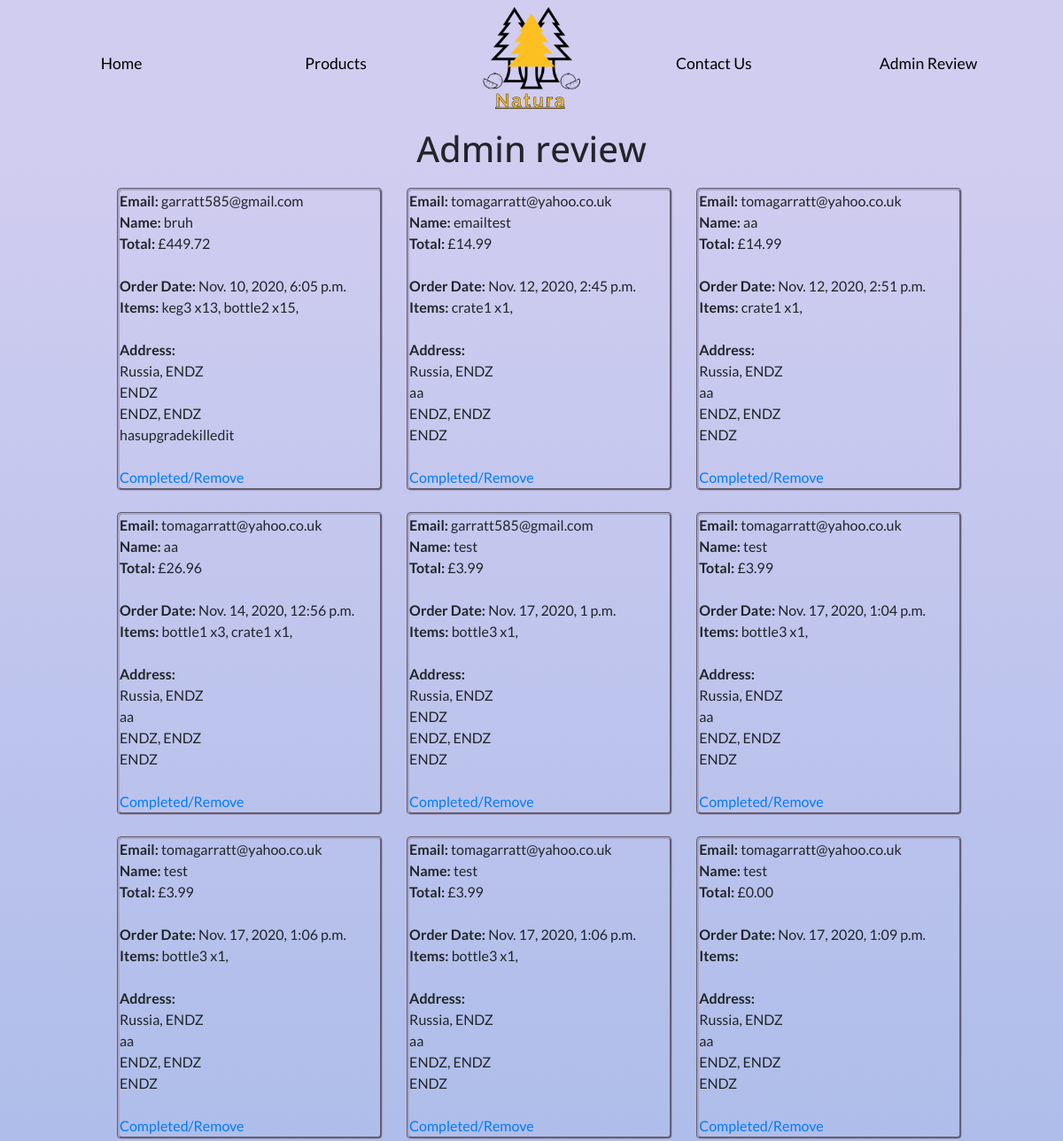
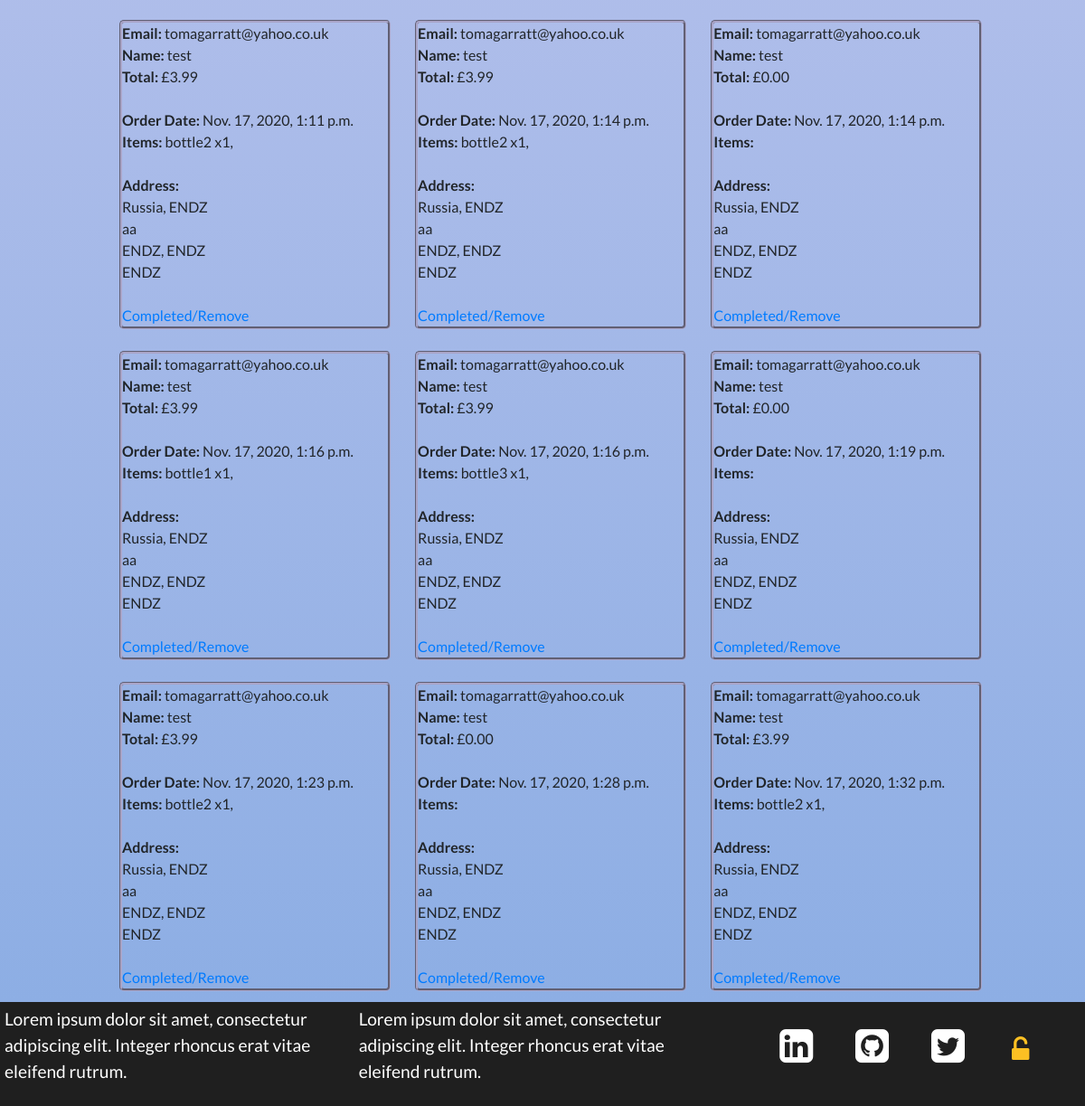
Page /admin_review (signed in) on the earlier database version (2 pictures, top to bottom).
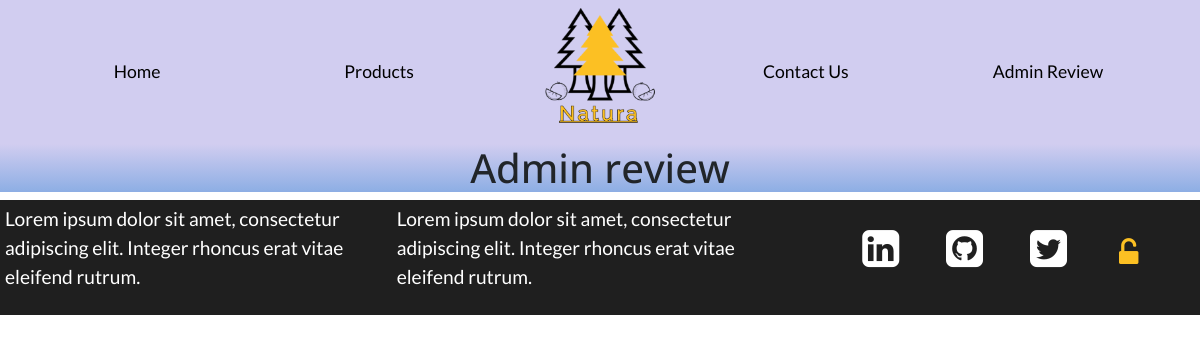
Same page on the later database version.
### cart/models.py (models this page shows, shortened)
class CheckoutUserInfo(models.Model):
    user_email = models.EmailField(verbose_name='E-mail', max_length=30)
    user_name = models.CharField(verbose_name='Full name', max_length=60)
    user_country = models.CharField(verbose_name='Country', max_length=60)
    user_city = models.CharField(verbose_name='City', max_length=60)
    user_line1 = models.CharField(verbose_name='Address line 1', max_length=60)
    user_line2 = models.CharField(verbose_name='Address line 2', max_length=60)
    user_postcode = models.CharField(verbose_name='Postcode', max_length=60)
    user_countystate = models.CharField(verbose_name='County/State', max_length=60)
    user_price_total = models.DecimalField(max_digits=10, default=0, decimal_places=2)
    user_items = models.CharField(default="", max_length=1000)
    order_date = models.DateTimeField(
        blank=True, null=True, default=timezone.now)

### admin_review/views.py (the view)
# urls.py: path(r'admin_review', admin_review, name='admin_review'),
@staff_member_required(login_url='sign_in')
def admin_review(request):
    all_checkoutuserinfo = CheckoutUserInfo.objects.all()
    return render(request, "../templates/admin_review.html",
        {"all_checkoutuserinfo": all_checkoutuserinfo})

### templates/admin_review.html (shortened to what this page needs)
{%extends "base.html"%}
{%block heading%}
Admin review
{%endblock%}
{%block content%}
    <div class="order-list">
        {%for all_checkoutuserinfo in all_checkoutuserinfo%}
            <div class="order">
                <div>
                    <b>Email:  </b>{{all_checkoutuserinfo.user_email}}
                </div>
                <div>
                    <b>Name:  </b>{{all_checkoutuserinfo.user_name}}
                </div>
                <div>
                    <b>Total:  </b>£{{all_checkoutuserinfo.user_price_total}}
                </div>
                <br>
                <div>
                    <b>Order Date:  </b>{{all_checkoutuserinfo.order_date}}
                </div>
                <div>
                    <b>Items:  </b>{{all_checkoutuserinfo.user_items}}
                </div>
                <br>
                <div>
                    <div><b>Address: </b></div>
                    <div>{{all_checkoutuserinfo.user_country}}, {{all_checkoutuserinfo.user_city}}</div>
                    <div>{{all_checkoutuserinfo.user_countystate}}</div>
                    <div>{{all_checkoutuserinfo.user_line1}}, {{all_checkoutuserinfo.user_line2}}</div>
                    <div>{{all_checkoutuserinfo.user_postcode}}</div>
                </div>
                <br>
                <div>
                    <a href="{% url 'infopk_delete' all_checkoutuserinfo.id %}">Completed/Remove</a>
                </div>
            </div>
        {%endfor%}
    </div>
{%endblock%}

### templates/base.html (shortened to what this page needs)
{%load static%}
<html>
<head>
    <link rel="stylesheet" href="https://stackpath.bootstrapcdn.com/bootstrap/4.4.1/css/bootstrap.min.css">
    <link href="https://stackpath.bootstrapcdn.com/font-awesome/4.7.0/css/font-awesome.min.css" rel="stylesheet">
    <link rel="stylesheet" href="{%static 'css/main.css'%}">
</head>
<body>
    <nav class="navbar navbar-base navbar-expand-lg">
        <div class="collapse navbar-collapse justify-content-center row" id="navbarNav">
            <ul class="navbar-nav col-md-5 row">
                <li class="nav-item active col-md-6">
                    <a class="nav-link" href="{%url 'home'%}">Home</a>
                </li>
                <li class="nav-item col-6">
                    <a class="nav-link" href="{%url 'products'%}">Products</a>
                </li>
            </ul>
                <a class="nav-natura col-md-2" href="{%url 'home'%}"></a>
            <ul class="navbar-nav col-md-5 row">
                <li class="nav-item col-6">
                    <a class="nav-link nav-link-hp" href="{%url 'contact_us'%}">Contact Us</a>
                </li>
                {%if user.is_superuser %}
                    <li class="nav-item col-6">
                        <a class="nav-link" href="{%url 'admin_review'%}">Admin Review</a>
                    </li>
                {%endif%}
            </ul>
        </div>
    </nav>
<div class="content-page">
    <h1 class="page-title">
        {%block heading%}
        {%endblock%}
    </h1>
    <div>
        {%block content%}
        {%endblock%}
    </div>
</div>
<div>
    <footer class="footer">
        <div class="row">
            <div class="col-md-8 row">
                <div class="col-md-6">
                    <div>Lorem ipsum dolor sit amet, consectetur adipiscing elit. Integer rhoncus erat vitae eleifend rutrum.</div>
                </div>
                <div class="col-md-6">
                    <div>Lorem ipsum dolor sit amet, consectetur adipiscing elit. Integer rhoncus erat vitae eleifend rutrum.</div>
                </div>
            </div>
            <div class="col-md-4 footer-icons-mobile">
                <ul class="footer-list-ul">
                    <li class="footer-list-li">
                    <a href="https://www.linkedin.com/in/tom-garratt-303284168/" target="_blank" class="a-tag-footer"><i class="fa fa-linkedin-square"></i></a>
                    </li>
                    <li class="footer-list-li">
                    <a href="https://github.com/tgarratt" target="_blank" class="a-tag-footer"><i class="fa fa-github-square"></i></a>
                    </li>
                    <li class="footer-list-li">
                    <a href="https://twitter.com/Twitter" target="_blank" class="a-tag-footer"><i class="fa fa-twitter-square"></i></a>
                    </li>
                    {%if user.is_superuser %}
                    <li class="footer-list-li">
                    <a class="a-tag" href="{%url 'sign_out'%}"><i class="fa fa-unlock-alt sign-in" aria-hidden="true"></i></i></a>
                    </li>
                    {%else%}
                    <li class="footer-list-li">
                    <a class="a-tag" href="{%url 'sign_in'%}"><i class="fa fa-lock sign-in" aria-hidden="true"></i></a>
                    </li>
                    {%endif%}
                </ul>
            </div>
        </div>
    </footer>
</div>
</body>
</html>

### static/css/main.css (style rules this page uses)
body { font-family: 'Lato', sans-serif; height: 100% !important; }
.a-tag { color: #000; }
.page-title { text-align: center; font-family: 'Open Sans', sans-serif; }
.nav-link-hp { font-size: 1.1em; padding-left: 45px !important; padding-right: 45px !important; text-decoration: none; text-align: center; position: relative; color: #000; }
.nav-link-hp:before { content: ""; position: absolute; width: 100%; height: 2px; bottom: 0; left: 0; background-color: #FCC023; visibility: hidden; -webkit-transform: scaleX(0); transform: scaleX(0); -webkit-transition: all 0.3s ease-in-out 0s; transition: all 0.3s ease-in-out 0s; }
.content-page { background-image: linear-gradient(#D1CDF0, #8DAEE4); width: 100%; }
.navbar-base { background-color: #D1CDF0; }
.nav-natura { background-image: url('../../static/img/miscellaneous/Natura-logo.png'); width: 8em; height: 8em; background-repeat: no-repeat; display: inline-block; background-size: contain; background-position: center; }
.nav-link { font-size: 1.1em; padding-left: 45px !important; padding-right: 45px !important; text-decoration: none; text-align: center; position: relative; color: #000; }
.nav-link:before { content: ""; position: absolute; width: 100%; height: 2px; bottom: 0; left: 0; background-color: #FCC023; visibility: hidden; -webkit-transform: scaleX(0); transform: scaleX(0); -webkit-transition: all 0.3s ease-in-out 0s; transition: all 0.3s ease-in-out 0s; }
.footer { font-size: 1.2em; background-color: #1F1F1F; color: #ffff; padding: 5px; }
.footer-list-ul { list-style: none; float: right; }
.footer-list-li { display: inline-block; font-size: 2.25em; margin: 0.5em; }
.a-tag-footer { color: #ffff; }
.sign-in { font-size: 0.7em; padding: 5px; color: #FCC023; position: relative; }

Differences in the rows shown:
removed CheckoutUserInfo: user_email "garratt585@gmail.com", user_name "bruh", user_price_total "449.72", order_date "Nov. 10, 2020, 6:05 p.m.", user_items "keg3 x13, bottle2 x15,", user_country "Russia", user_city "ENDZ", user_countystate "ENDZ", user_line1 "ENDZ", user_line2 "ENDZ", user_postcode "hasupgradekilledit"
removed CheckoutUserInfo: user_email "tomagarratt@yahoo.co.uk", user_name "emailtest", user_price_total "14.99", order_date "Nov. 12, 2020, 2:45 p.m.", user_items "crate1 x1,", user_country "Russia", user_city "ENDZ", user_countystate "aa", user_line1 "ENDZ", user_line2 "ENDZ", user_postcode "ENDZ"
removed CheckoutUserInfo: user_email "tomagarratt@yahoo.co.uk", user_name "aa", user_price_total "14.99", order_date "Nov. 12, 2020, 2:51 p.m.", user_items "crate1 x1,", user_country "Russia", user_city "ENDZ", user_countystate "aa", user_line1 "ENDZ", user_line2 "ENDZ", user_postcode "ENDZ"
removed CheckoutUserInfo: user_email "tomagarratt@yahoo.co.uk", user_name "aa", user_price_total "26.96", order_date "Nov. 14, 2020, 12:56 p.m.", user_items "bottle1 x3, crate1 x1,", user_country "Russia", user_city "ENDZ", user_countystate "aa", user_line1 "ENDZ", user_line2 "ENDZ", user_postcode "ENDZ"
removed CheckoutUserInfo: user_email "garratt585@gmail.com", user_name "test", user_price_total "3.99", order_date "Nov. 17, 2020, 1 p.m.", user_items "bottle3 x1,", user_country "Russia", user_city "ENDZ", user_countystate "ENDZ", user_line1 "ENDZ", user_line2 "ENDZ", user_postcode "ENDZ"
removed CheckoutUserInfo: user_email "tomagarratt@yahoo.co.uk", user_name "test", user_price_total "3.99", order_date "Nov. 17, 2020, 1:04 p.m.", user_items "bottle3 x1,", user_country "Russia", user_city "ENDZ", user_countystate "aa", user_line1 "ENDZ", user_line2 "ENDZ", user_postcode "ENDZ"
removed CheckoutUserInfo: user_email "tomagarratt@yahoo.co.uk", user_name "test", user_price_total "3.99", order_date "Nov. 17, 2020, 1:06 p.m.", user_items "bottle3 x1,", user_country "Russia", user_city "ENDZ", user_countystate "aa", user_line1 "ENDZ", user_line2 "ENDZ", user_postcode "ENDZ"
removed CheckoutUserInfo: user_email "tomagarratt@yahoo.co.uk", user_name "test", user_price_total "3.99", order_date "Nov. 17, 2020, 1:06 p.m.", user_items "bottle3 x1,", user_country "Russia", user_city "ENDZ", user_countystate "aa", user_line1 "ENDZ", user_line2 "ENDZ", user_postcode "ENDZ"
removed CheckoutUserInfo: user_email "tomagarratt@yahoo.co.uk", user_name "test", user_price_total "0.00", order_date "Nov. 17, 2020, 1:09 p.m.", user_country "Russia", user_city "ENDZ", user_countystate "aa", user_line1 "ENDZ", user_line2 "ENDZ", user_postcode "ENDZ"
removed CheckoutUserInfo: user_email "tomagarratt@yahoo.co.uk", user_name "test", user_price_total "3.99", order_date "Nov. 17, 2020, 1:11 p.m.", user_items "bottle2 x1,", user_country "Russia", user_city "ENDZ", user_countystate "aa", user_line1 "ENDZ", user_line2 "ENDZ", user_postcode "ENDZ"
removed CheckoutUserInfo: user_email "tomagarratt@yahoo.co.uk", user_name "test", user_price_total "3.99", order_date "Nov. 17, 2020, 1:14 p.m.", user_items "bottle2 x1,", user_country "Russia", user_city "ENDZ", user_countystate "aa", user_line1 "ENDZ", user_line2 "ENDZ", user_postcode "ENDZ"
removed CheckoutUserInfo: user_email "tomagarratt@yahoo.co.uk", user_name "test", user_price_total "0.00", order_date "Nov. 17, 2020, 1:14 p.m.", user_country "Russia", user_city "ENDZ", user_countystate "aa", user_line1 "ENDZ", user_line2 "ENDZ", user_postcode "ENDZ"
removed CheckoutUserInfo: user_email "tomagarratt@yahoo.co.uk", user_name "test", user_price_total "3.99", order_date "Nov. 17, 2020, 1:16 p.m.", user_items "bottle1 x1,", user_country "Russia", user_city "ENDZ", user_countystate "aa", user_line1 "ENDZ", user_line2 "ENDZ", user_postcode "ENDZ"
removed CheckoutUserInfo: user_email "tomagarratt@yahoo.co.uk", user_name "test", user_price_total "3.99", order_date "Nov. 17, 2020, 1:16 p.m.", user_items "bottle3 x1,", user_country "Russia", user_city "ENDZ", user_countystate "aa", user_line1 "ENDZ", user_line2 "ENDZ", user_postcode "ENDZ"
removed CheckoutUserInfo: user_email "tomagarratt@yahoo.co.uk", user_name "test", user_price_total "0.00", order_date "Nov. 17, 2020, 1:19 p.m.", user_country "Russia", user_city "ENDZ", user_countystate "aa", user_line1 "ENDZ", user_line2 "ENDZ", user_postcode "ENDZ"
removed CheckoutUserInfo: user_email "tomagarratt@yahoo.co.uk", user_name "test", user_price_total "3.99", order_date "Nov. 17, 2020, 1:23 p.m.", user_items "bottle2 x1,", user_country "Russia", user_city "ENDZ", user_countystate "aa", user_line1 "ENDZ", user_line2 "ENDZ", user_postcode "ENDZ"
removed CheckoutUserInfo: user_email "tomagarratt@yahoo.co.uk", user_name "test", user_price_total "0.00", order_date "Nov. 17, 2020, 1:28 p.m.", user_country "Russia", user_city "ENDZ", user_countystate "aa", user_line1 "ENDZ", user_line2 "ENDZ", user_postcode "ENDZ"
removed CheckoutUserInfo: user_email "tomagarratt@yahoo.co.uk", user_name "test", user_price_total "3.99", order_date "Nov. 17, 2020, 1:32 p.m.", user_items "bottle2 x1,", user_country "Russia", user_city "ENDZ", user_countystate "aa", user_line1 "ENDZ", user_line2 "ENDZ", user_postcode "ENDZ"
